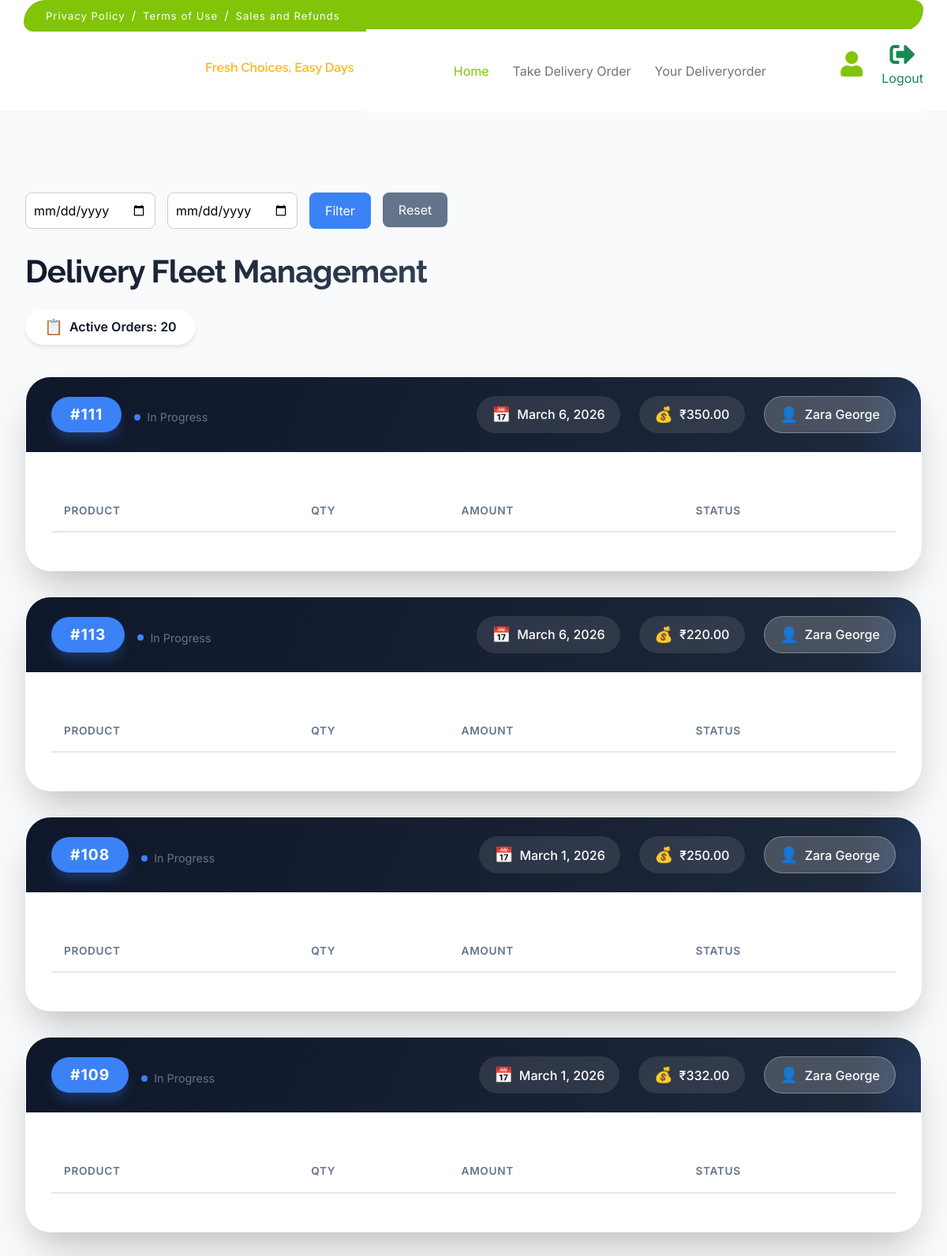
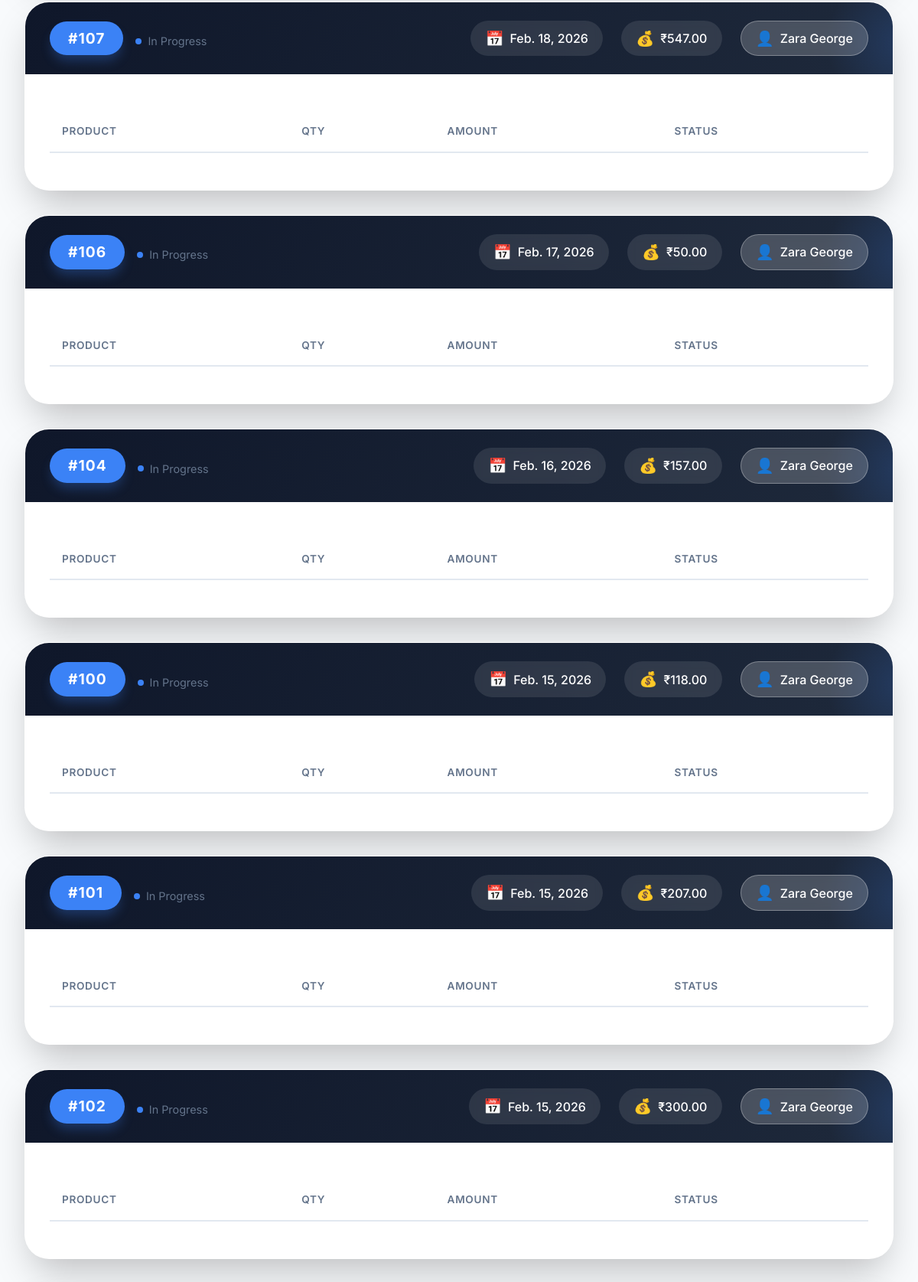
/Delivery/Mydelivery/ (signed in, upper part), run on the app's committed database (2 pictures, top to bottom).
### User/models.py (models this page shows)
class tbl_booking(models.Model):
    booking_status=models.IntegerField(default=0)
    booking_date=models.DateField(auto_now_add=True)
    booking_amount = models.DecimalField(max_digits=10,decimal_places=2,null=True)
    deliveryboy=models.ForeignKey(tbl_deliveryboy,on_delete=models.CASCADE,null=True)
    user=models.ForeignKey(tbl_user,on_delete=models.CASCADE)

### Guest/models.py (models this page shows)
class tbl_user(models.Model):
    user_name=models.CharField(max_length=50)
    user_gender=models.CharField(max_length=50)
    user_contact=models.CharField(max_length=15)
    user_email=models.CharField(max_length=50)
    user_password=models.CharField(max_length=50)
    user_address=models.CharField(max_length=50)
    user_place=models.ForeignKey(tbl_place,on_delete=models.CASCADE)
    user_photo=models.FileField(upload_to ='Assets/UserDocs')
    user_status=models.IntegerField(default=0)

### Delivery/views.py (the view)
# urls.py: path('Mydelivery/',views.Mydelivery,name="Mydelivery"),
def Mydelivery(request):
    if 'delid' not in request.session:
        return redirect('Guest:Login')
    delid = request.session['delid']
    available_orders = tbl_booking.objects.filter(
        deliveryboy__isnull=True,
        tbl_cart__cart_status__gte=4,
        booking_status__gte=2
    ).distinct()
    my_orders = tbl_booking.objects.filter(
        deliveryboy_id=delid,
        tbl_cart__cart_status__gte=4,
        booking_status__gte=3
    ).distinct()
    bookings = (available_orders | my_orders).distinct().order_by('-booking_date')
    from_date = request.GET.get('from_date')
    to_date = request.GET.get('to_date')
    if from_date:
        bookings = bookings.filter(booking_date__gte=from_date)
    if to_date:
        bookings = bookings.filter(booking_date__lte=to_date)
    context = {
        'bookings': bookings,
        'from_date': from_date,
        'to_date': to_date
    }
    return render(request, 'Delivery/Mydelivery.html', context)

### Delivery/Templates/Delivery/Mydelivery.html (shortened to what this page needs)
{% extends 'Delivery/Head.html' %}
{% load static %}
{% block content %}
<br><br><br><br><br><br>
{% load mathfilters %}
<!DOCTYPE html>
<html lang="en">
<head>
</head>
<body>
    <div class="delivery-dashboard">
        <div class="dashboard-header">
            <form method="get" style="margin-top:20px; margin-bottom:30px; display:flex; gap:15px; flex-wrap:wrap;">
                <input type="date" name="from_date" value="{{ from_date }}"
                       style="padding:10px; border-radius:8px; border:1px solid #ccc;">
                <input type="date" name="to_date" value="{{ to_date }}"
                       style="padding:10px; border-radius:8px; border:1px solid #ccc;">
                <button type="submit"
                        style="padding:10px 20px; border:none; border-radius:8px; background:#3b82f6; color:white; cursor:pointer;">
                    Filter
                </button>
                <a href="{% url 'Delivery:Mydelivery' %}">
                    <button type="button"
                            style="padding:10px 20px; border:none; border-radius:8px; background:#64748b; color:white; cursor:pointer;">
                        Reset
                    </button>
                </a>
            </form>
            <div class="header-title">
                <h1>Delivery Fleet Management</h1>
            </div>
            <div class="header-stats">
                <div class="stat-badge">
                    <span>📋</span> Active Orders: {{ bookings|length }}
                </div>
            </div>
        </div>
        <div class="orders-grid">
            {% for b in bookings %}
            <div class="order-card-modern">
                <div class="order-header-modern">
                    <div class="header-content-modern">
                        <div class="order-id-modern">
                            <span class="id-pill">#{{ b.id }}</span>
                            <div class="delivery-progress">
                                <span class="progress-dot"></span>
                                <span>In Progress</span>
                            </div>
                        </div>
                        <div class="order-meta-modern">
                            <div class="meta-item-modern">
                                <span class="meta-icon">📅</span>
                                <span>{{ b.booking_date }}</span>
                            </div>
                            <div class="meta-item-modern">
                                <span class="meta-icon">💰</span>
                                <span>₹{{ b.booking_amount }}</span>
                            </div>
                            <div class="meta-item-modern customer-chip">
                                <span class="meta-icon">👤</span>
                                <span>{{ b.user.user_name }}</span>
                            </div>
                        </div>
                    </div>
                </div>
                <div class="table-wrapper-modern">
                    <table class="products-table">
                        <thead>
                            <tr>
                                <th>Product</th>
                                <th>Qty</th>
                                <th>Amount</th>
                                <th>Status</th>
                            </tr>
                        </thead>
                    </table>
                </div>
            </div>
            {% endfor %}
        </div>
    </div>
</body>
</html>
{% endblock content %}

### Delivery/Templates/Delivery/Mydelivery.html (style rules this page uses)
* { margin: 0; padding: 0; box-sizing: border-box; }
body { font-family: 'Inter', sans-serif; background: #f8fafc; min-height: 100vh; padding: 2rem; }
.delivery-dashboard { max-width: 1440px; margin: 0 auto; }
.dashboard-header { margin-bottom: 2.5rem; }
.header-title { display: flex; align-items: center; gap: 1rem; margin-bottom: 0.5rem; }
.header-title h1 { font-size: 2.5rem; font-weight: 700; background: linear-gradient(135deg, #0f172a 0%, #334155 100%); -webkit-background-clip: text; -webkit-text-fill-color: transparent; letter-spacing: -0.02em; }
.header-stats { display: flex; gap: 1rem; margin-top: 1rem; }
.stat-badge { background: white; padding: 0.5rem 1.5rem; border-radius: 100px; font-weight: 600; color: #0f172a; box-shadow: 0 4px 6px -1px rgba(0, 0, 0, 0.1); display: flex; align-items: center; gap: 0.5rem; }
.stat-badge span { color: #3b82f6; font-size: 1.2rem; }
.orders-grid { display: flex; flex-direction: column; gap: 2rem; }
.order-card-modern { background: white; border-radius: 32px; box-shadow: 0 25px 50px -12px rgba(0, 0, 0, 0.25); overflow: hidden; transition: all 0.4s cubic-bezier(0.4, 0, 0.2, 1); border: 1px solid rgba(255, 255, 255, 0.1); backdrop-filter: blur(10px); }
.order-header-modern { background: linear-gradient(115deg, #0f172a 0%, #1e293b 100%); padding: 1.5rem 2rem; position: relative; overflow: hidden; }
.order-header-modern::before { content: ''; position: absolute; top: -50%; right: -10%; width: 200px; height: 200px; background: radial-gradient(circle, rgba(59,130,246,0.2) 0%, transparent 70%); border-radius: 50%; }
.header-content-modern { display: flex; justify-content: space-between; align-items: center; flex-wrap: wrap; gap: 1rem; position: relative; z-index: 1; }
.order-id-modern { display: flex; align-items: center; gap: 1rem; }
.id-pill { background: #3b82f6; color: white; padding: 0.5rem 1.5rem; border-radius: 100px; font-weight: 700; font-size: 1.2rem; letter-spacing: 1px; box-shadow: 0 10px 15px -3px rgba(59, 130, 246, 0.3); }
.order-meta-modern { display: flex; gap: 1.5rem; color: white; }
.meta-item-modern { display: flex; align-items: center; gap: 0.5rem; background: rgba(255, 255, 255, 0.1); padding: 0.5rem 1.2rem; border-radius: 100px; backdrop-filter: blur(5px); font-weight: 500; }
.meta-icon { font-size: 1.2rem; color: wheat; }
.customer-chip { background: rgba(255, 255, 255, 0.2); border: 1px solid rgba(255, 255, 255, 0.3); }
.table-wrapper-modern { padding: 2rem; background: #ffffff; }
.products-table { width: 100%; border-collapse: separate; border-spacing: 0 1rem; }
.products-table th { text-align: left; padding: 1rem 1rem; font-weight: 600; color: #64748b; text-transform: uppercase; font-size: 0.85rem; letter-spacing: 0.05em; border-bottom: 2px solid #e2e8f0; }
.order-card-modern { animation: slideIn 0.5s ease-out; }
.delivery-progress { display: flex; align-items: center; gap: 0.5rem; margin-top: 0.5rem; font-size: 0.9rem; color: #64748b; }
.progress-dot { width: 8px; height: 8px; background: #3b82f6; border-radius: 50%; animation: pulse 2s infinite; }

### data on the page
tbl_booking: id "111", booking_date "March 6, 2026", booking_amount "350.00", user.user_name "Zara George"
tbl_booking: id "113", booking_date "March 6, 2026", booking_amount "220.00", user.user_name "Zara George"
tbl_booking: id "108", booking_date "March 1, 2026", booking_amount "250.00", user.user_name "Zara George"
tbl_booking: id "109", booking_date "March 1, 2026", booking_amount "332.00", user.user_name "Zara George"
tbl_booking: id "107", booking_date "Feb. 18, 2026", booking_amount "547.00", user.user_name "Zara George"
tbl_booking: id "106", booking_date "Feb. 17, 2026", booking_amount "50.00", user.user_name "Zara George"
tbl_booking: id "104", booking_date "Feb. 16, 2026", booking_amount "157.00", user.user_name "Zara George"
tbl_booking: id "100", booking_date "Feb. 15, 2026", booking_amount "118.00", user.user_name "Zara George"
tbl_booking: id "101", booking_date "Feb. 15, 2026", booking_amount "207.00", user.user_name "Zara George"
tbl_booking: id "102", booking_date "Feb. 15, 2026", booking_amount "300.00", user.user_name "Zara George"

### other printed values
{{ bookings|length }} "20"
